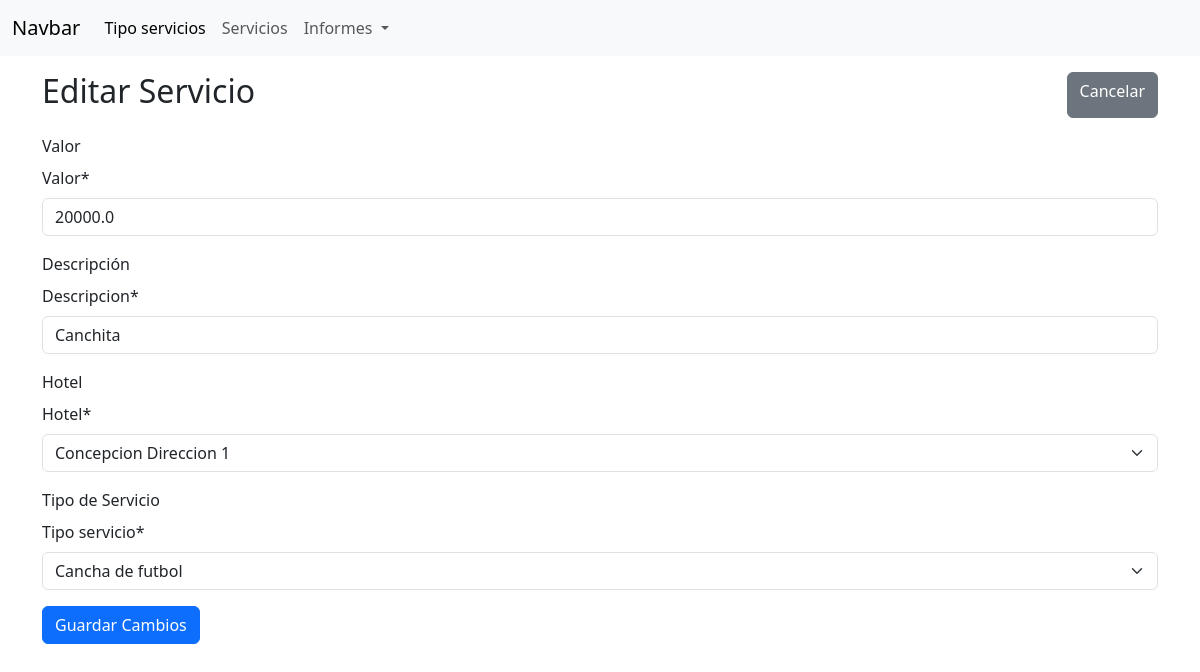
Screenshot of /editar_servicio/1/ with the database file from the repository.
### aplicacion/models.py (models this page shows, shortened)
class Servicio(models.Model):
    valor = models.FloatField()
    descripcion = models.CharField(max_length=300)
    hotel = models.ForeignKey("Hotel", on_delete=models.CASCADE)
    tipo_servicio = models.ForeignKey(TipoServicio, on_delete=models.CASCADE)

### aplicacion/views.py (the view)
# urls.py: path('editar_servicio/<int:id>/', editar_servicio, name='editar_servicio'),
def editar_servicio(request, id):
    servicio = get_object_or_404(Servicio, id=id)
    if request.method == "POST":
        form = ServicioForm(request.POST, instance=servicio)
        if form.is_valid():
            form.save()
            messages.success(request, 'Servicio modificado con éxito')
            return redirect('lista_servicios')
    else:
        form = ServicioForm(instance=servicio)
    return render(request, 'aplicacion/editar_servicio.html', {'form': form, 'servicio': servicio})

### aplicacion/forms.py
class ServicioForm(forms.ModelForm):
    class Meta:
        model = Servicio
        fields = ['valor', 'descripcion', 'hotel', 'tipo_servicio']

### aplicacion/models.py (called while the page is built)
    def __str__(self):
        return f"{self.nombre} {self.ubicacion}"

    def __str__(self):
        return f"{self.nombre}"

### aplicacion/templates/aplicacion/editar_servicio.html (shortened to what this page needs)
{% extends "aplicacion/base.html" %}
{% load crispy_forms_tags %}
{% block content %}
<div class="container">
    <div class="row">
        <div class="d-flex justify-content-between mt-3">
            <h2>Editar Servicio</h2>
            <a class="btn btn-secondary" href="{% url 'lista_servicios' %}">
                Cancelar
            </a>
        </div>
        <div class="mt-3">
            <form method="post">
                <div class="mb-3">
                    <label for="valor" class="form-label">Valor</label>
                    {{ form.valor|as_crispy_field }}
                </div>
                <div class="mb-3">
                    <label for="descripcion" class="form-label">Descripción</label>
                    {{ form.descripcion|as_crispy_field }}
                </div>
                <div class="mb-3">
                    <label for="hotel" class="form-label">Hotel</label>
                    {{ form.hotel|as_crispy_field }}
                </div>
                <div class="mb-3">
                    <label for="tipo_servicio" class="form-label">Tipo de Servicio</label>
                    {{ form.tipo_servicio|as_crispy_field }}
                </div>
                <button type="submit" class="btn btn-primary">Guardar Cambios</button>
            </form>
        </div>
    </div>
</div>
{% endblock content %}

### rows the page displays
Servicio: valor "20000.0", descripcion "Canchita", hotel "Concepcion Direccion 1", tipo_servicio "Cancha de futbol"
